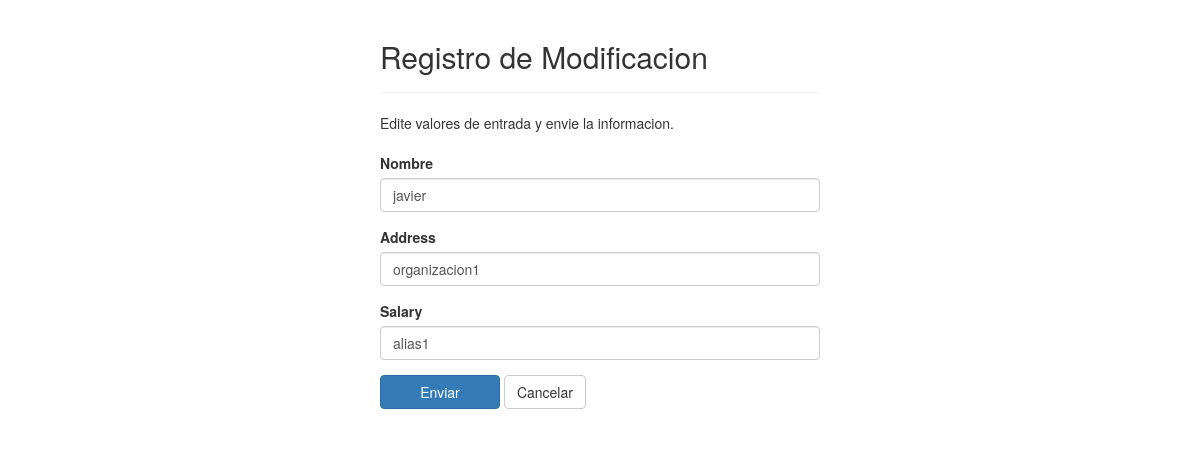
The app's page /Entidades/Anunciante/anuncianteModificar.php?id=1, older data.
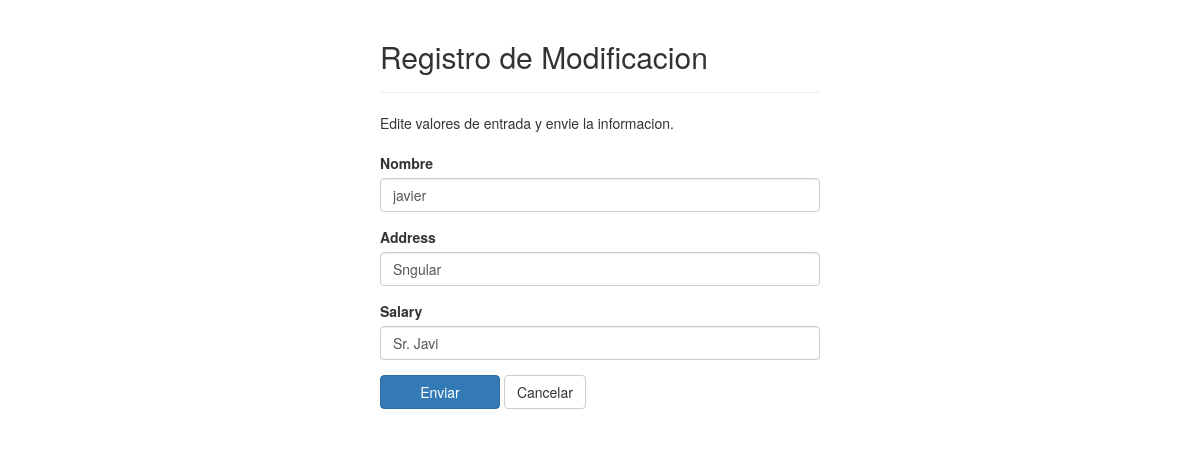
The same page, newer data.
### tables this page shows
CREATE TABLE `advertisers` (
  `id` int(9) NOT NULL,
  `name` varchar(20) NOT NULL,
  `organization` varchar(45) NOT NULL,
  `alias` varchar(12) NOT NULL
);

### Entidades/Anunciante/anuncianteModificar.php (the view, shortened to what this page needs)
<?php
require_once "../../conexion.php";
$nombre = $organizacion = $alias = "";
$nombre_error = $organizacion_error = $alias_error = "";
if(isset($_POST["id"]) && !empty($_POST["id"])){
    $id = $_POST["id"];
    $nombre_entrada = trim($_POST["nombre"]);
    if(empty($nombre_entrada)){
        $nombre_error = "Introduzca un nombre.";
    } elseif(!filter_var($nombre_entrada, FILTER_VALIDATE_REGEXP, array("options"=>array("regexp"=>"/^[a-zA-Z\s]+$/")))){
        $nombre_error = "Introduzca nombre valido.";
    } else{
        $nombre = $nombre_entrada;
    }
    $organizacion_entrada = trim($_POST["organizacion"]);
    if(empty($organizacion_entrada)){
        $organizacion_error = "Introduzca organizacion.";
    } else{
        $organizacion = $organizacion_entrada;
    }
    $alias_entrada = trim($_POST["alias"]);
    if(empty($alias_entrada)){
        $alias_error = "Introduzca alias.";
    }else{
        $alias = $alias_entrada;
    }
    if(empty($nombre_error) && empty($organizacion_error) && empty($alias_error)){
        $consulta = "UPDATE advertisers SET name=?, organization=?, alias=? WHERE id=?";
        if($declaracion = mysqli_prepare($con, $consulta)){
            mysqli_stmt_bind_param($declaracion, "sssi", $nombre_parametro, $organizacion_parametro, $alias_parametro, $id_parametro);
            $nombre_parametro = $nombre;
            $organizacion_parametro = $organizacion;
            $alias_parametro = $alias;
            $id_parametro = $id;
            if(mysqli_stmt_execute($declaracion)){
                header("location: anunciante.php");
                exit();
            } else{
                echo "Algo fue mal. Intentar mas tarde";
            }
        }
        mysqli_stmt_close($declaracion);
    }
    mysqli_close($con);
} else{
    if(isset($_GET["id"]) && !empty(trim($_GET["id"]))){
        $consulta = "SELECT * FROM advertisers WHERE id = ?";
        if($declaracion = mysqli_prepare($con, $consulta)){
            mysqli_stmt_bind_param($declaracion, "i", $id_parametro);
            if(mysqli_stmt_execute($declaracion)){
                $resultado = mysqli_stmt_get_result($declaracion);
                if(mysqli_num_rows($resultado) == 1){
                    $fila = mysqli_fetch_array($resultado, MYSQLI_ASSOC);
                    $nombre = $fila["name"];
                    $organizacion = $fila["organization"];
                    $alias = $fila["alias"];
                } else{
                    echo "URL no contiene id valida";
                    exit();
                }
            } else{
                echo "Error, intentelo más tarde.";
            }
        }
    }  else{
        echo "URL no contiene id valida";
        exit();
    }
}
?>
<!DOCTYPE html>
<html lang="en">
<head>
    <link rel="stylesheet" type="text/css" href="CSS/hojaestilo.css"/>
    <?php include("../stylesheets.php"); ?>
</head>
<body>
    <div class="envoltura">
        <div class="container-fluid">
                <div class="col-md-12">
                    <div class="page-header">
                        <h2>Registro de Modificacion</h2>
                    </div>
                    <p>Edite valores de entrada y envie la informacion.</p>
                    <form action="<?php echo htmlspecialchars(basename($_SERVER['REQUEST_URI'])); ?>" method="post">
                        <div class="form-group <?php echo (!empty($nombre_error)) ? 'Error' : ''; ?>">
                            <label>Nombre</label>
                            <input type="text" name="nombre" class="form-control" value="<?php echo $nombre; ?>">
                        </div>
                        <div class="form-group <?php echo (!empty($organizacion_error)) ? 'Error' : ''; ?>">
                            <label>Address</label>
                            <input type="text" name="organizacion" class="form-control" value="<?php echo $organizacion; ?>">
                        </div>
                        <div class="form-group <?php echo (!empty($alias_error)) ? 'Error' : ''; ?>">
                            <label>Salary</label>
                            <input type="text" name="alias" class="form-control" value="<?php echo $alias; ?>">
                        </div>
                        <input type="submit" class="btn btn-primary" value="Enviar">
                        <a href="anunciante.php" class="btn btn-default">Cancelar</a>
                    </form>
                </div>
        </div>
    </div>
</body>
</html>

Row changes from the older to the newer data that the page shows:
changed advertisers "javier": organizacion "organizacion1" → "Sngular"; alias "alias1" → "Sr. Javi"
